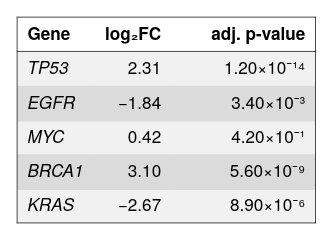

Express this chart as Vega-Lite.
### Vega-Lite specification from a JSON file in a GitHub repository (floating-point values rounded to 4 significant figures)
{"background": null, "config": {"arc": {"fill": "#DBDBDB", "fillOpacity": 1.0, "innerRadius": 25.0, "padAngle": 0.03, "stroke": "black", "strokeOpacity": 1, "strokeWidth": 0.25}, "area": {"fill": "#DBDBDB", "fillOpacity": 1.0, "stroke": "black", "strokeOpacity": 1, "strokeWidth": 0.25}, "axis": {"domain": true, "domainCap": "round", "domainColor": "black", "domainWidth": 0.25, "grid": false, "gridCap": "round", "gridColor": "#F1F1F1", "gridDash": [0, 0], "gridOpacity": 1.0, "gridWidth": 0.25, "labelColor": "black", "labelFont": "Helvetica Neue, HelveticaNeue, Helvetica, Arial, sans-serif", "labelFontSize": 6, "labelFontStyle": "normal", "labelFontWeight": 400, "offset": 0, "ticks": true, "tickCap": "round", "tickColor": "black", "tickRound": false, "tickSize": 3, "tickWidth": 0.25, "titleColor": "black", "titleFont": "Helvetica Neue, HelveticaNeue, Helvetica, Arial, sans-serif", "titleFontSize": 6, "titleFontStyle": "normal", "titleFontWeight": 400}, "axisX": {"domain": true, "labelAlign": "center", "labelAngle": 0, "labels": true, "ticks": true, "translate": 0}, "axisY": {"domain": true, "labelAlign": "right", "labelAngle": 0, "labels": true, "ticks": true, "translate": 0}, "axisRight": {"domain": true, "labelAlign": "left", "labelAngle": 0, "labels": true, "ticks": true, "translate": 0}, "axisTop": {"domain": true, "labelAlign": "center", "labelAngle": 0, "labels": true, "ticks": true, "translate": 0}, "axisBand": {"tickOffset": 0}, "bar": {"fill": "#DBDBDB", "fillOpacity": 1.0, "stroke": "black", "strokeOpacity": 1, "strokeWidth": 0.25}, "boxplot": {"size": 9.0, "ticks": {"cornerRadius": 0.25, "fill": "black", "opacity": 1, "size": 4.5, "thickness": 0.25}, "box": {"fillOpacity": 1.0, "stroke": "black", "strokeOpacity": 1, "strokeWidth": 0.25}, "median": {"cornerRadius": 0, "fill": "black", "fillOpacity": 1.0, "opacity": 1, "size": 9.0, "thickness": 0.25}, "rule": {"fill": "black", "fillOpacity": 1.0, "size": 10.0, "stroke": "black", "strokeDash": [0, 0], "strokeOpacity": 1, "strokeWidth": 0.25}, "outliers": {"color": "black", "fill": "black", "fillOpacity": 1.0, "size": 0, "stroke": "black", "strokeOpacity": 1, "strokeWidth": 0.25}}, "circle": {"fill": "black", "fillOpacity": 1.0, "size": 1.25, "stroke": null, "strokeOpacity": 1, "strokeWidth": 0.25}, "errorband": {"band": {"fillOpacity": 0.6, "stroke": null, "strokeWidth": 0.25, "strokeOpacity": 1}, "borders": {"opacity": 0, "strokeOpacity": 1, "strokeWidth": 0.25}}, "errorbar": {"opacity": 1, "rule": {"strokeDash": [0, 0], "strokeWidth": 0.25}, "ticks": {"color": "black", "cornerRadius": 0.125, "opacity": 1, "size": 6.0, "thickness": 0.25}, "thickness": 0.25}, "font": "Helvetica Neue, HelveticaNeue, Helvetica, Arial, sans-serif", "geoshape": {"fill": "#DBDBDB", "fillOpacity": 1.0, "stroke": "black", "strokeOpacity": 1, "strokeWidth": 0.25}, "header": {"labelColor": "black", "labelFont": "Helvetica Neue, HelveticaNeue, Helvetica, Arial, sans-serif", "labelFontSize": 6, "labelFontStyle": "normal", "labelFontWeight": 400, "titleColor": "black", "titleFont": "Helvetica Neue, HelveticaNeue, Helvetica, Arial, sans-serif", "titleFontSize": 6, "titleFontStyle": "normal", "titleFontWeight": 400, "titlePadding": 0}, "legend": {"disable": false, "offset": 4.5, "titlePadding": 4, "labelOffset": 2, "gradientLabelOffset": 2, "columnPadding": 4, "rowPadding": 2, "gradientLength": 50.0, "gradientThickness": 5.0, "gradientOpacity": 1.0, "gradientStrokeColor": "black", "gradientStrokeWidth": 0.25, "labelColor": "black", "labelFont": "Helvetica Neue, HelveticaNeue, Helvetica, Arial, sans-serif", "labelFontSize": 6, "labelFontStyle": "normal", "labelFontWeight": 400, "strokeColor": "black", "strokeWidth": 0, "symbolSize": 36, "symbolStrokeColor": "black", "symbolStrokeWidth": 0.25, "titleColor": "black", "titleFont": "Helvetica Neue, HelveticaNeue, Helvetica, Arial, sans-serif", "titleFontSize": 6, "titleFontStyle": "normal", "titleFontWeight": 400}, "line": {"color": "black", "stroke": "black", "strokeCap": "butt", "strokeDash": [0, 0], "strokeOpacity": 1, "strokeWidth": 0.5}, "point": {"filled": true, "fill": "#DBDBDB", "fillOpacity": 1.0, "size": 5.0, "stroke": "black", "strokeOpacity": 1, "strokeWidth": 0.25}, "range": {"category": ["#B2B2B2", "#4A7CD3", "#008542", "#664CAF", "#509F98", "#636363", "#284F93", "#005226", "#382864", "#285753"], "diverging": {"scheme": ["#443E60", "#5F597E", "#7C759B", "#9994B6", "#B7B4CC", "#D6D5DC", "#F6F6F6", "#D1DAD9", "#A4C2BF", "#7AA9A4", "#578E89", "#37736E", "#1B5954"]}, "heatmap": {"scheme": ["#440154", "#472270", "#433E82", "#38598C", "#2C728E", "#238A8D", "#24A086", "#39B578", "#5DC862", "#96D646", "#CAE02D", "#FDE724"]}, "ordinal": {"scheme": ["#F1F1F1", "#DBDBDB", "#C6C6C6", "#B2B2B2", "#9D9D9D", "#898989", "#767676", "#636363", "#515151", "#404040", "#2F2F2F", "#1F1F1F"]}, "ramp": {"scheme": ["#440154", "#472270", "#433E82", "#38598C", "#2C728E", "#238A8D", "#24A086", "#39B578", "#5DC862", "#96D646", "#CAE02D", "#FDE724"]}}, "rule": {"color": "black", "stroke": "black", "strokeCap": "round", "strokeDash": [2, 2], "strokeOpacity": 1, "strokeWidth": 0.25}, "scale": {"barBandPaddingInner": 0.1, "rectBandPaddingInner": 0, "tickBandPaddingInner": 0.1, "bandPaddingOuter": 0.1, "bandWithNestedOffsetPaddingInner": 0.2, "bandWithNestedOffsetPaddingOuter": 0.2, "offsetBandPaddingInner": 0, "offsetBandPaddingOuter": 0, "continuousPadding": 5.0, "round": false}, "rect": {"fill": "#DBDBDB", "fillOpacity": 1.0, "stroke": "black", "strokeOpacity": 1, "strokeWidth": 0.25}, "square": {"fill": "#DBDBDB", "fillOpacity": 1.0, "size": 10.0, "stroke": "black", "strokeOpacity": 1, "strokeWidth": 0.25}, "text": {"color": "black", "font": "Helvetica Neue, HelveticaNeue, Helvetica, Arial, sans-serif", "fontSize": 6, "fontStyle": "normal", "fontWeight": 400}, "tick": {"color": "black", "cornerRadius": 0.125, "opacity": 1.0, "size": 9.0, "thickness": 0.25}, "title": {"anchor": "middle", "frame": "group", "color": "black", "font": "Helvetica Neue, HelveticaNeue, Helvetica, Arial, sans-serif", "fontSize": 6, "fontStyle": "normal", "fontWeight": 400, "subtitleColor": "black", "subtitleFont": "Helvetica Neue, HelveticaNeue, Helvetica, Arial, sans-serif", "subtitleFontSize": 6, "subtitleFontStyle": "normal", "subtitleFontWeight": 400}, "trail": {"color": "black", "opacity": 1, "size": 0.5}, "view": {"continuousWidth": 100, "continuousHeight": 100, "discreteWidth": 100, "discreteHeight": 100, "fill": null, "stroke": null, "strokeWidth": 0.25}}, "layer": [{"data": {"name": "data-680ea108daf5af24563e4da49a5d090b"}, "mark": {"type": "rect", "fill": "#F1F1F1", "stroke": null, "strokeWidth": 0}, "encoding": {"x": {"value": 0}, "x2": {"value": 25.7}, "y": {"axis": null, "field": "__ytop", "scale": {"domain": [0, 72], "nice": false, "padding": 0, "range": [0, 72], "zero": false}, "type": "quantitative"}, "y2": {"field": "__ybot"}}, "transform": [{"window": [{"op": "row_number", "field": "", "as": "__rowidx"}]}, {"calculate": "12 + (datum.__rowidx - 1) * 12", "as": "__ytop"}, {"calculate": "min(12 + datum.__rowidx * 12 + 0.5, 72)", "as": "__ybot"}, {"calculate": "12 + (datum.__rowidx - 0.5) * 12", "as": "__ymid"}, {"filter": "(datum.__rowidx - 1) % 2 == 0"}]}, {"data": {"name": "data-680ea108daf5af24563e4da49a5d090b"}, "mark": {"type": "rect", "fill": "#DBDBDB", "stroke": null, "strokeWidth": 0}, "encoding": {"x": {"value": 0}, "x2": {"value": 25.7}, "y": {"axis": null, "field": "__ytop", "scale": {"domain": [0, 72], "nice": false, "padding": 0, "range": [0, 72], "zero": false}, "type": "quantitative"}, "y2": {"field": "__ybot"}}, "transform": [{"window": [{"op": "row_number", "field": "", "as": "__rowidx"}]}, {"calculate": "12 + (datum.__rowidx - 1) * 12", "as": "__ytop"}, {"calculate": "min(12 + datum.__rowidx * 12 + 0.5, 72)", "as": "__ybot"}, {"calculate": "12 + (datum.__rowidx - 0.5) * 12", "as": "__ymid"}, {"filter": "(datum.__rowidx - 1) % 2 == 1"}]}, {"data": {"name": "data-680ea108daf5af24563e4da49a5d090b"}, "mark": {"type": "rect", "fill": "#F1F1F1", "stroke": null, "strokeWidth": 0}, "encoding": {"x": {"value": 25.2}, "x2": {"value": 54.5}, "y": {"axis": null, "field": "__ytop", "scale": {"domain": [0, 72], "nice": false, "padding": 0, "range": [0, 72], "zero": false}, "type": "quantitative"}, "y2": {"field": "__ybot"}}, "transform": [{"window": [{"op": "row_number", "field": "", "as": "__rowidx"}]}, {"calculate": "12 + (datum.__rowidx - 1) * 12", "as": "__ytop"}, {"calculate": "min(12 + datum.__rowidx * 12 + 0.5, 72)", "as": "__ybot"}, {"calculate": "12 + (datum.__rowidx - 0.5) * 12", "as": "__ymid"}, {"filter": "(datum.__rowidx - 1) % 2 == 0"}]}, {"data": {"name": "data-680ea108daf5af24563e4da49a5d090b"}, "mark": {"type": "rect", "fill": "#DBDBDB", "stroke": null, "strokeWidth": 0}, "encoding": {"x": {"value": 25.2}, "x2": {"value": 54.5}, "y": {"axis": null, "field": "__ytop", "scale": {"domain": [0, 72], "nice": false, "padding": 0, "range": [0, 72], "zero": false}, "type": "quantitative"}, "y2": {"field": "__ybot"}}, "transform": [{"window": [{"op": "row_number", "field": "", "as": "__rowidx"}]}, {"calculate": "12 + (datum.__rowidx - 1) * 12", "as": "__ytop"}, {"calculate": "min(12 + datum.__rowidx * 12 + 0.5, 72)", "as": "__ybot"}, {"calculate": "12 + (datum.__rowidx - 0.5) * 12", "as": "__ymid"}, {"filter": "(datum.__rowidx - 1) % 2 == 1"}]}, {"data": {"name": "data-680ea108daf5af24563e4da49a5d090b"}, "mark": {"type": "rect", "fill": "#F1F1F1", "stroke": null, "strokeWidth": 0}, "encoding": {"x": {"value": 54.0}, "x2": {"value": 104.4}, "y": {"axis": null, "field": "__ytop", "scale": {"domain": [0, 72], "nice": false, "padding": 0, "range": [0, 72], "zero": false}, "type": "quantitative"}, "y2": {"field": "__ybot"}}, "transform": [{"window": [{"op": "row_number", "field": "", "as": "__rowidx"}]}, {"calculate": "12 + (datum.__rowidx - 1) * 12", "as": "__ytop"}, {"calculate": "min(12 + datum.__rowidx * 12 + 0.5, 72)", "as": "__ybot"}, {"calculate": "12 + (datum.__rowidx - 0.5) * 12", "as": "__ymid"}, {"filter": "(datum.__rowidx - 1) % 2 == 0"}]}, {"data": {"name": "data-680ea108daf5af24563e4da49a5d090b"}, "mark": {"type": "rect", "fill": "#DBDBDB", "stroke": null, "strokeWidth": 0}, "encoding": {"x": {"value": 54.0}, "x2": {"value": 104.4}, "y": {"axis": null, "field": "__ytop", "scale": {"domain": [0, 72], "nice": false, "padding": 0, "range": [0, 72], "zero": false}, "type": "quantitative"}, "y2": {"field": "__ybot"}}, "transform": [{"window": [{"op": "row_number", "field": "", "as": "__rowidx"}]}, {"calculate": "12 + (datum.__rowidx - 1) * 12", "as": "__ytop"}, {"calculate": "min(12 + datum.__rowidx * 12 + 0.5, 72)", "as": "__ybot"}, {"calculate": "12 + (datum.__rowidx - 0.5) * 12", "as": "__ymid"}, {"filter": "(datum.__rowidx - 1) % 2 == 1"}]}, {"data": {"values": [{"__dysonsphere__": 1}]}, "mark": {"type": "rule", "color": "black", "strokeDash": [0, 0], "strokeWidth": 0.25}, "encoding": {"x": {"value": 0}, "x2": {"value": 104.4}, "y": {"value": 12}}}, {"data": {"values": [{"__dysonsphere__": 1}]}, "mark": {"type": "rule", "color": "black", "strokeDash": [0, 0], "strokeWidth": 0.25}, "encoding": {"x": {"value": 0}, "x2": {"value": 104.4}, "y": {"value": 0}}}, {"data": {"values": [{"__dysonsphere__": 1}]}, "mark": {"type": "rule", "color": "black", "strokeDash": [0, 0], "strokeWidth": 0.25}, "encoding": {"x": {"value": 0}, "x2": {"value": 104.4}, "y": {"value": 72}}}, {"data": {"values": [{"__dysonsphere__": 1}]}, "mark": {"type": "rule", "color": "black", "strokeDash": [0, 0], "strokeWidth": 0.25}, "encoding": {"x": {"value": 0}, "y": {"value": 0}, "y2": {"value": 72}}}, {"data": {"values": [{"__dysonsphere__": 1}]}, "mark": {"type": "rule", "color": "black", "strokeDash": [0, 0], "strokeWidth": 0.25}, "encoding": {"x": {"value": 104.4}, "y": {"value": 0}, "y2": {"value": 72}}}, {"data": {"name": "data-680ea108daf5af24563e4da49a5d090b"}, "mark": {"type": "text", "align": "left", "baseline": "middle", "fontSize": 6, "fontStyle": "italic"}, "encoding": {"text": {"field": "gene", "type": "nominal"}, "x": {"value": 3.6}, "y": {"axis": null, "field": "__ymid", "scale": {"domain": [0, 72], "nice": false, "padding": 0, "range": [0, 72], "zero": false}, "type": "quantitative"}}, "transform": [{"window": [{"op": "row_number", "field": "", "as": "__rowidx"}]}, {"calculate": "12 + (datum.__rowidx - 1) * 12", "as": "__ytop"}, {"calculate": "min(12 + datum.__rowidx * 12 + 0.5, 72)", "as": "__ybot"}, {"calculate": "12 + (datum.__rowidx - 0.5) * 12", "as": "__ymid"}, {"filter": "isValid(datum['gene'])"}]}, {"data": {"name": "data-680ea108daf5af24563e4da49a5d090b"}, "mark": {"type": "text", "align": "right", "baseline": "middle", "fontSize": 6}, "encoding": {"text": {"field": "log2FC", "format": ".2f", "type": "quantitative"}, "x": {"value": 50.4}, "y": {"axis": null, "field": "__ymid", "scale": {"domain": [0, 72], "nice": false, "padding": 0, "range": [0, 72], "zero": false}, "type": "quantitative"}}, "transform": [{"window": [{"op": "row_number", "field": "", "as": "__rowidx"}]}, {"calculate": "12 + (datum.__rowidx - 1) * 12", "as": "__ytop"}, {"calculate": "min(12 + datum.__rowidx * 12 + 0.5, 72)", "as": "__ybot"}, {"calculate": "12 + (datum.__rowidx - 0.5) * 12", "as": "__ymid"}, {"filter": "isValid(datum['log2FC'])"}]}, {"data": {"name": "data-680ea108daf5af24563e4da49a5d090b"}, "mark": {"type": "text", "align": "right", "baseline": "middle", "fontSize": 6}, "encoding": {"text": {"field": "__fmt_2", "type": "nominal"}, "x": {"value": 100.8}, "y": {"axis": null, "field": "__ymid", "scale": {"domain": [0, 72], "nice": false, "padding": 0, "range": [0, 72], "zero": false}, "type": "quantitative"}}, "transform": [{"window": [{"op": "row_number", "field": "", "as": "__rowidx"}]}, {"calculate": "12 + (datum.__rowidx - 1) * 12", "as": "__ytop"}, {"calculate": "min(12 + datum.__rowidx * 12 + 0.5, 72)", "as": "__ybot"}, {"calculate": "12 + (datum.__rowidx - 0.5) * 12", "as": "__ymid"}, {"filter": "isValid(datum['padj'])"}, {"calculate": "(!isValid(datum['padj']) ? '' : datum['padj'] == 0 ? '0' : (datum['padj'] < 0 ? '−' : '') + slice(format(abs(datum['padj']), '.2e'), 0, indexof(format(abs(datum['padj']), '.2e'), 'e')) + '×10' + (+slice(format(abs(datum['padj']), '.2e'), indexof(format(abs(datum['padj']), '.2e'), 'e') + 1, length(format(abs(datum['padj']), '.2e'))) < 0 ? '⁻' : '') + replace(replace(replace(replace(replace(replace(replace(replace(replace(replace(format(abs(+slice(format(abs(datum['padj']), '.2e'), indexof(format(abs(datum['padj']), '.2e'), 'e') + 1, length(format(abs(datum['padj']), '.2e')))), 'd'), regexp('0', 'g'), '⁰'), regexp('1', 'g'), '¹'), regexp('2', 'g'), '²'), regexp('3', 'g'), '³'), regexp('4', 'g'), '⁴'), regexp('5', 'g'), '⁵'), regexp('6', 'g'), '⁶'), regexp('7', 'g'), '⁷'), regexp('8', 'g'), '⁸'), regexp('9', 'g'), '⁹'))", "as": "__fmt_2"}]}, {"data": {"values": [{"__dysonsphere__": 1}]}, "mark": {"type": "text", "align": "left", "baseline": "middle", "fontSize": 6, "fontWeight": "bold"}, "encoding": {"text": {"value": "Gene"}, "x": {"value": 3.6}, "y": {"value": 6.0}}}, {"data": {"values": [{"__dysonsphere__": 1}]}, "mark": {"type": "text", "align": "right", "baseline": "middle", "fontSize": 6, "fontWeight": "bold"}, "encoding": {"text": {"value": "log₂FC"}, "x": {"value": 50.4}, "y": {"value": 6.0}}}, {"data": {"values": [{"__dysonsphere__": 1}]}, "mark": {"type": "text", "align": "right", "baseline": "middle", "fontSize": 6, "fontWeight": "bold"}, "encoding": {"text": {"value": "adj. p-value"}, "x": {"value": 100.8}, "y": {"value": 6.0}}}], "height": 72, "resolve": {"scale": {"color": "independent"}}, "view": {"fill": null, "stroke": null}, "width": 104.4, "$schema": "https://vega.github.io/schema/vega-lite/v6.4.1.json", "datasets": {"data-680ea108daf5af24563e4da49a5d090b": [{"gene": "TP53", "log2FC": 2.31, "padj": 1.2e-14}, {"gene": "EGFR", "log2FC": -1.84, "padj": 0.0034}, {"gene": "MYC", "log2FC": 0.42, "padj": 0.42}, {"gene": "BRCA1", "log2FC": 3.1, "padj": 5.6e-09}, {"gene": "KRAS", "log2FC": -2.67, "padj": 8.9e-06}]}}
